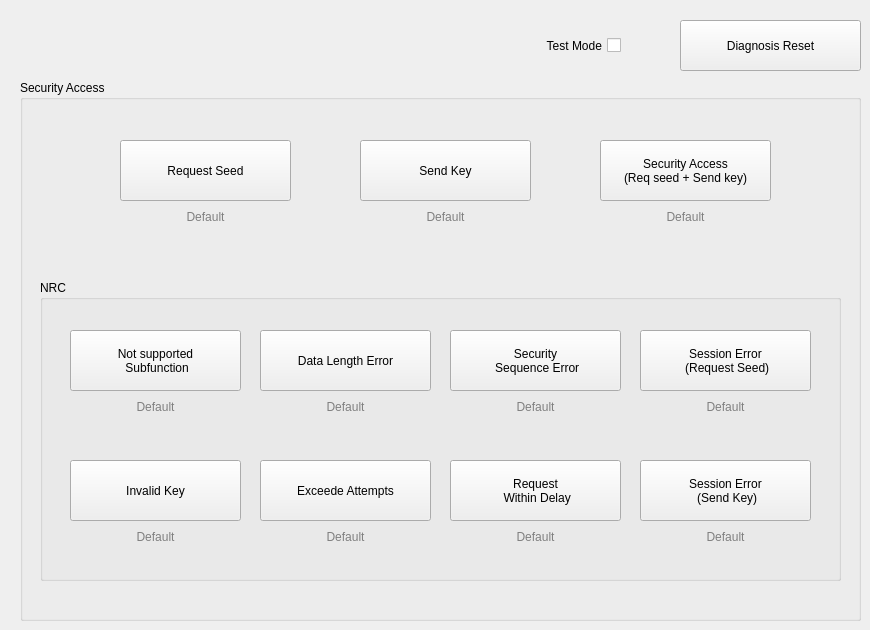
    <widget class="QWidget" name="diagnosis_sec_acc">
     <attribute name="title">
      <string>Diagnosis - Security Access</string>
     </attribute>
     <widget class="QGroupBox" name="secu_box">
      <property name="geometry">
       <rect>
        <x>20</x>
        <y>80</y>
        <width>841</width>
        <height>541</height>
       </rect>
      </property>
      <property name="title">
       <string>Security Access</string>
      </property>
      <widget class="QGroupBox" name="secu_nrc_box">
       <property name="geometry">
        <rect>
         <x>20</x>
         <y>200</y>
         <width>801</width>
         <height>301</height>
        </rect>
       </property>
       <property name="title">
        <string>NRC</string>
       </property>
       <widget class="QPushButton" name="btn_sec_nrc_12">
        <property name="geometry">
         <rect>
          <x>30</x>
          <y>50</y>
          <width>171</width>
          <height>61</height>
         </rect>
        </property>
        <property name="text">
         <string>Not supported 
 Subfunction</string>
        </property>
       </widget>
       <widget class="QLabel" name="label_sec_nrc_12">
        <property name="geometry">
         <rect>
          <x>30</x>
          <y>120</y>
          <width>171</width>
          <height>20</height>
         </rect>
        </property>
        <property name="styleSheet">
         <string notr="true">color: gray</string>
        </property>
        <property name="text">
         <string>Default</string>
        </property>
        <property name="alignment">
         <set>Qt::AlignHCenter|Qt::AlignTop</set>
        </property>
       </widget>
       <widget class="QPushButton" name="btn_sec_nrc_13">
        <property name="geometry">
         <rect>
          <x>220</x>
          <y>50</y>
          <width>171</width>
          <height>61</height>
         </rect>
        </property>
        <property name="text">
         <string>Data Length Error</string>
        </property>
       </widget>
       <widget class="QLabel" name="label_sec_nrc_13">
        <property name="geometry">
         <rect>
          <x>220</x>
          <y>120</y>
          <width>171</width>
          <height>20</height>
         </rect>
        </property>
        <property name="styleSheet">
         <string notr="true">color: gray</string>
        </property>
        <property name="text">
         <string>Default</string>
        </property>
        <property name="alignment">
         <set>Qt::AlignHCenter|Qt::AlignTop</set>
        </property>
       </widget>
       <widget class="QPushButton" name="btn_sec_nrc_35">
        <property name="geometry">
         <rect>
          <x>30</x>
          <y>180</y>
          <width>171</width>
          <height>61</height>
         </rect>
        </property>
        <property name="text">
         <string>Invalid Key</string>
        </property>
       </widget>
       <widget class="QLabel" name="label_sec_nrc_35">
        <property name="geometry">
         <rect>
          <x>30</x>
          <y>250</y>
          <width>171</width>
          <height>20</height>
         </rect>
        </property>
        <property name="styleSheet">
         <string notr="true">color: gray</string>
        </property>
        <property name="text">
         <string>Default</string>
        </property>
        <property name="alignment">
         <set>Qt::AlignHCenter|Qt::AlignTop</set>
        </property>
       </widget>
       <widget class="QLabel" name="label_sec_nrc_36">
        <property name="geometry">
         <rect>
          <x>220</x>
          <y>250</y>
          <width>171</width>
          <height>20</height>
         </rect>
        </property>
        <property name="styleSheet">
         <string notr="true">color: gray</string>
        </property>
        <property name="text">
         <string>Default</string>
        </property>
        <property name="alignment">
         <set>Qt::AlignHCenter|Qt::AlignTop</set>
        </property>
       </widget>
       <widget class="QPushButton" name="btn_sec_nrc_36">
        <property name="geometry">
         <rect>
          <x>220</x>
          <y>180</y>
          <width>171</width>
          <height>61</height>
         </rect>
        </property>
        <property name="text">
         <string>Exceede Attempts</string>
        </property>
       </widget>
       <widget class="QPushButton" name="btn_sec_nrc_24">
        <property name="geometry">
         <rect>
          <x>410</x>
          <y>50</y>
          <width>171</width>
          <height>61</height>
         </rect>
        </property>
        <property name="text">
         <string>Security 
 Sequence Error</string>
        </property>
       </widget>
       <widget class="QLabel" name="label_sec_nrc_24">
        <property name="geometry">
         <rect>
          <x>410</x>
          <y>120</y>
          <width>171</width>
          <height>20</height>
         </rect>
        </property>
        <property name="styleSheet">
         <string notr="true">color: gray</string>
        </property>
        <property name="text">
         <string>Default</string>
        </property>
        <property name="alignment">
         <set>Qt::AlignHCenter|Qt::AlignTop</set>
        </property>
       </widget>
       <widget class="QPushButton" name="btn_sec_nrc_37">
        <property name="geometry">
         <rect>
          <x>410</x>
          <y>180</y>
          <width>171</width>
          <height>61</height>
         </rect>
        </property>
        <property name="text">
         <string>Request 
 Within Delay</string>
        </property>
       </widget>
       <widget class="QLabel" name="label_sec_nrc_37">
        <property name="geometry">
         <rect>
          <x>410</x>
          <y>250</y>
          <width>171</width>
          <height>20</height>
         </rect>
        </property>
        <property name="styleSheet">
         <string notr="true">color: gray</string>
        </property>
        <property name="text">
         <string>Default</string>
        </property>
        <property name="alignment">
         <set>Qt::AlignHCenter|Qt::AlignTop</set>
        </property>
       </widget>
       <widget class="QPushButton" name="btn_sec_nrc_7f_req">
        <property name="geometry">
         <rect>
          <x>600</x>
          <y>50</y>
          <width>171</width>
          <height>61</height>
         </rect>
        </property>
        <property name="text">
         <string>Session Error 
 (Request Seed)</string>
        </property>
       </widget>
       <widget class="QPushButton" name="btn_sec_nrc_7f_send">
        <property name="geometry">
         <rect>
          <x>600</x>
          <y>180</y>
          <width>171</width>
          <height>61</height>
         </rect>
        </property>
        <property name="text">
         <string>Session Error 
 (Send Key)</string>
        </property>
       </widget>
       <widget class="QLabel" name="label_sec_nrc_7f_send">
        <property name="geometry">
         <rect>
          <x>600</x>
          <y>250</y>
          <width>171</width>
          <height>20</height>
         </rect>
        </property>
        <property name="styleSheet">
         <string notr="true">color: gray</string>
        </property>
        <property name="text">
         <string>Default</string>
        </property>
        <property name="alignment">
         <set>Qt::AlignHCenter|Qt::AlignTop</set>
        </property>
       </widget>
       <widget class="QLabel" name="label_sec_nrc_7f_req">
        <property name="geometry">
         <rect>
          <x>600</x>
          <y>120</y>
          <width>171</width>
          <height>20</height>
         </rect>
        </property>
        <property name="styleSheet">
         <string notr="true">color: gray</string>
        </property>
        <property name="text">
         <string>Default</string>
        </property>
        <property name="alignment">
         <set>Qt::AlignHCenter|Qt::AlignTop</set>
        </property>
       </widget>
      </widget>
      <widget class="QLabel" name="label_sec_req_seed">
       <property name="geometry">
        <rect>
         <x>100</x>
         <y>130</y>
         <width>171</width>
         <height>20</height>
        </rect>
       </property>
       <property name="styleSheet">
        <string notr="true">color: gray</string>
       </property>
       <property name="text">
        <string>Default</string>
       </property>
       <property name="alignment">
        <set>Qt::AlignHCenter|Qt::AlignTop</set>
       </property>
      </widget>
      <widget class="QPushButton" name="btn_sec_req_seed">
       <property name="geometry">
        <rect>
         <x>100</x>
         <y>60</y>
         <width>171</width>
         <height>61</height>
        </rect>
       </property>
       <property name="text">
        <string>Request Seed</string>
       </property>
      </widget>
      <widget class="QPushButton" name="btn_sec_send_key">
       <property name="geometry">
        <rect>
         <x>340</x>
         <y>60</y>
         <width>171</width>
         <height>61</height>
        </rect>
       </property>
       <property name="text">
        <string>Send Key</string>
       </property>
      </widget>
      <widget class="QLabel" name="label_sec_send_key">
       <property name="geometry">
        <rect>
         <x>340</x>
         <y>130</y>
         <width>171</width>
         <height>20</height>
        </rect>
       </property>
       <property name="styleSheet">
        <string notr="true">color: gray</string>
       </property>
       <property name="text">
        <string>Default</string>
       </property>
       <property name="alignment">
        <set>Qt::AlignHCenter|Qt::AlignTop</set>
       </property>
      </widget>
      <widget class="QLabel" name="label_sec_seed_plus_send">
       <property name="geometry">
        <rect>
         <x>580</x>
         <y>130</y>
         <width>171</width>
         <height>20</height>
        </rect>
       </property>
       <property name="styleSheet">
        <string notr="true">color: gray</string>
       </property>
       <property name="text">
        <string>Default</string>
       </property>
       <property name="alignment">
        <set>Qt::AlignHCenter|Qt::AlignTop</set>
       </property>
      </widget>
      <widget class="QPushButton" name="btn_sec_seed_plus_send">
       <property name="geometry">
        <rect>
         <x>580</x>
         <y>60</y>
         <width>171</width>
         <height>61</height>
        </rect>
       </property>
       <property name="text">
        <string>Security Access
(Req seed + Send key)</string>
       </property>
      </widget>
     </widget>
     <widget class="QPushButton" name="btn_diag_reset_sec">
      <property name="geometry">
       <rect>
        <x>680</x>
        <y>20</y>
        <width>181</width>
        <height>51</height>
       </rect>
      </property>
      <property name="text">
       <string>Diagnosis Reset</string>
      </property>
     </widget>
     <widget class="QCheckBox" name="chkbox_diag_test_mode_sec">
      <property name="geometry">
       <rect>
        <x>480</x>
        <y>30</y>
        <width>141</width>
        <height>31</height>
       </rect>
      </property>
      <property name="layoutDirection">
       <enum>Qt::RightToLeft</enum>
      </property>
      <property name="text">
       <string>Test Mode</string>
      </property>
     </widget>
    </widget>
